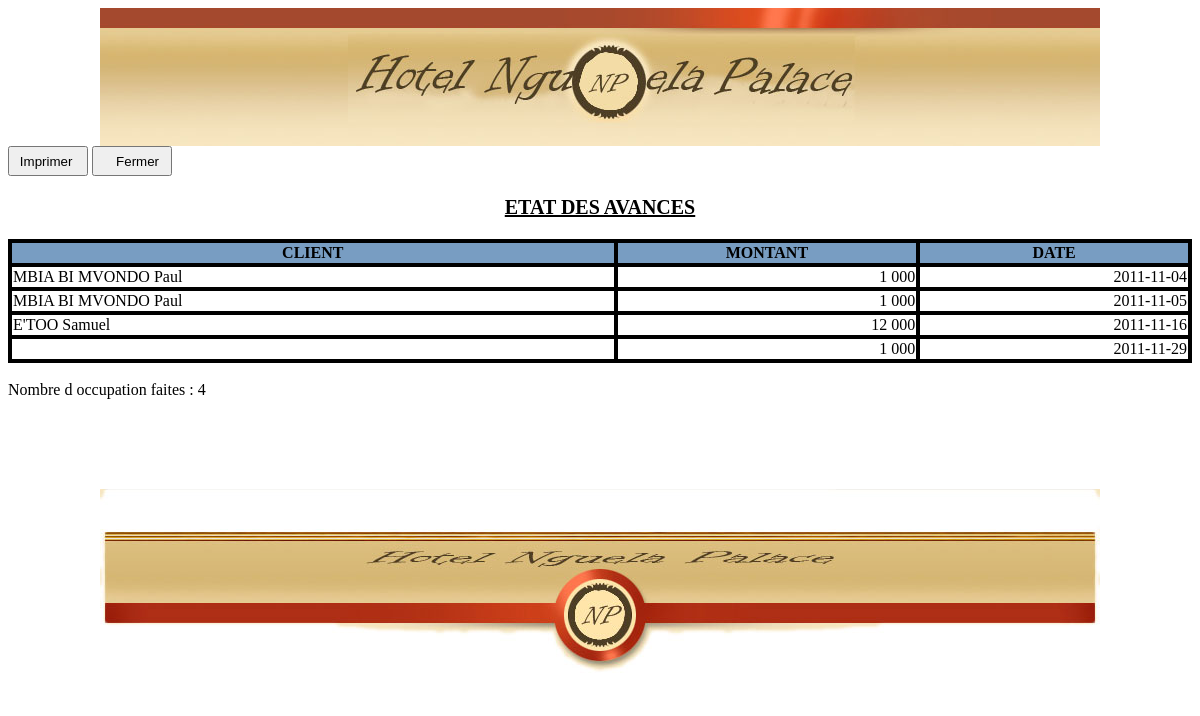
The app's page /etat/avances_suivit.php with its own data.
### tables this page shows
CREATE TABLE IF NOT EXISTS `avance_utilisation` (
  `ID_AVANCE_UTILISATION` int(11) NOT NULL AUTO_INCREMENT,
  `ID_OCCUPATION` int(200) NOT NULL,
  `MONTANT_AJOUTE` int(200) NOT NULL,
  `DATE_AVANCE` date NOT NULL,
  PRIMARY KEY (`ID_AVANCE_UTILISATION`)
);

### procedure_php/procedure_globale.php (called while the page is built, shortened)
<?php
 function Connexion(){
	$host_mysql='localhost';
	$user_mysql='root';
	$pass_mysql='';
	$bd_mysql='basehotel';
	$link=mysql_connect($host_mysql,$user_mysql,$pass_mysql);
	return $link;
}
function ResultatRequette($requette){
   	$link=Connexion();
	$result=mysql_query($requette,$link);
    while($resultat1=mysql_fetch_array($result)){
	   $resultat=$resultat1[info];
	}
	return stripslashes($resultat);
}
?>

### procedure_php/mysql_requette.php (called while the page is built, shortened)
<?php
function formatage3Pos($valeur){
	$valeur_retournee="";
	$longueur=strlen($valeur);
	switch ($longueur){
		case 4: $valeur_retournee=substr($valeur,0,1)." ".substr($valeur,1,3);
		break;
		case 5: $valeur_retournee=substr($valeur,0,2)." ".substr($valeur,2,3);
		break;
	}
	return $valeur_retournee;
}
?>
<?php
function retour_nomprenom_liste_suivit_table($idpers){
return ResultatRequette("select concat(NOM_CLIENT,'  ',PRENOM_CLIENT) as info from personne_physique where ID_PERSONNE='$idpers'");
}
?>

### etat/avances_suivit.php (the view, shortened to what this page needs)
<!DOCTYPE html PUBLIC "-//W3C//DTD XHTML 1.0 Transitional//EN" "http://www.w3.org/TR/xhtml1/DTD/xhtml1-transitional.dtd">
<html xmlns="http://www.w3.org/1999/xhtml" xml:lang="en" lang="en">
<head>
    <link rel="stylesheet" href="../procedure_css/imp_style.css" type="text/css" media="screen" />
	<link rel="stylesheet" href="../procedure_css/impression.css" type="text/css" media="print" />
</head>
<body>
<center><img src="../images/top_bg.JPG"/></center>
<form>
<input type="submit" style="width:80px; height:30px"  name="btn"  class="btn1"  value=" Imprimer  " onclick="window.print();"/>
<input type="submit" style="width:80px; height:30px"  name="btn"  class="btn2" value="   Fermer" onclick="window.close();"/>
</form>
<p>Etat des Avances<p>
									  <?php
									    require_once('../procedure_php/procedure_globale.php');
										require_once('../procedure_php/mysql_requette.php');
										$link=Connexion();
										print "<table class='etat_table' border:1 width='100%' style='border:1px solid black'>";
										print " <th class='entete_tableau' style='border:1px solid black'>";
										print " <strong> Client  </strong>";
	           							print " </th>";
										print " <th class='entete_tableau' style='border:1px solid black'>";
										print " <strong> Montant </strong>";
	           							print " </th>";
										print " <th class='entete_tableau' style='border:1px solid black'>";
										print " <strong> Date </strong>";
	           							print " </th>";
										$requete="select * from avance_utilisation ";
										$result=mysql_query($requete, $link);
										$i=0;
										while($lecture=mysql_fetch_array($result))
										{  extract($lecture);
												 $id_personne_edit=recupere_idpersonne_edition_for_suivit($ID_OCCUPATION);
													$i++;
													if ($i%2==1) print " <tr class='ligne_impaire' style='border:1px solid black'>";
													else print " <tr class='ligne_paire' style='border:1px solid black'>";
													print " <td style='border:1px solid black'>".stripslashes(retour_nomprenom_liste_suivit_table($id_personne_edit))." </a></td>";
													print " <td style='text-align:right; border:1px solid black' >".formatage3Pos($MONTANT_AJOUTE)."</td>";
													print " <td style='text-align:right; border:1px solid black'  >".($DATE_AVANCE)."</td>";
													print " </tr>";
										}
										print "</table>";
										print "<br/>";
										print "Nombre d occupation faites : ".$i ."<br/><br/><br/>";
									 ?>
</body>
</html></br></br></br>
<center><img src="../images/footer.JPG"/></center>

### procedure_css/imp_style.css (style rules this page uses)
p { text-align:center; font-family: "Times New Roman", Georgia, serif; font-size: 20px; font-weight: bold; text-decoration: underline; text-transform: uppercase; }
.entete_tableau { background-color:#789DC2; text-transform: uppercase; font-weight: bold; font-size: 16px; }
.ligne_impaire,.ligne_paire { background-color:white; }
.etat_table { background-color:black; }

### procedure_css/impression.css (style rules this page uses)
p { text-align:center; font-family: "Times New Roman", Georgia, serif; font-size: 20px; font-weight: bold; text-decoration: underline; text-transform: uppercase; }
.entete_tableau { background-color:#CCCCCC; text-transform: uppercase; font-weight: bold; font-size: 16px; }
.ligne_impaire,.ligne_paire { background-color:white; }
.btn1,.btn2 { display:none; }
.etat_table { background-color:black; }

### records on screen
avance_utilisation: id_personne_edit "MBIA BI MVONDO Paul", MONTANT_AJOUTE "1 000", DATE_AVANCE "2011-11-04"
avance_utilisation: id_personne_edit "MBIA BI MVONDO Paul", MONTANT_AJOUTE "1 000", DATE_AVANCE "2011-11-05"
avance_utilisation: id_personne_edit "E'TOO Samuel", MONTANT_AJOUTE "12 000", DATE_AVANCE "2011-11-16"
avance_utilisation: MONTANT_AJOUTE "1 000", DATE_AVANCE "2011-11-29"

### other values on screen
$i "4"
